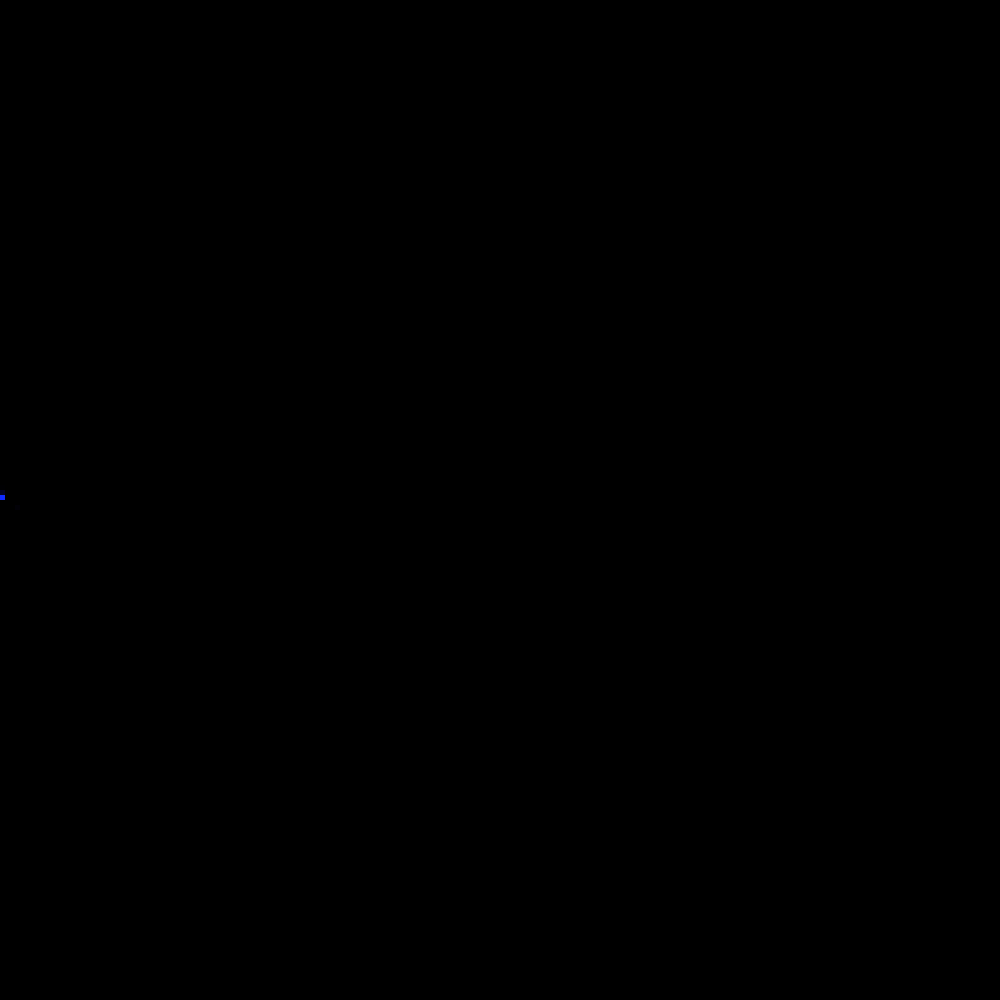
Frame 1 (no input)
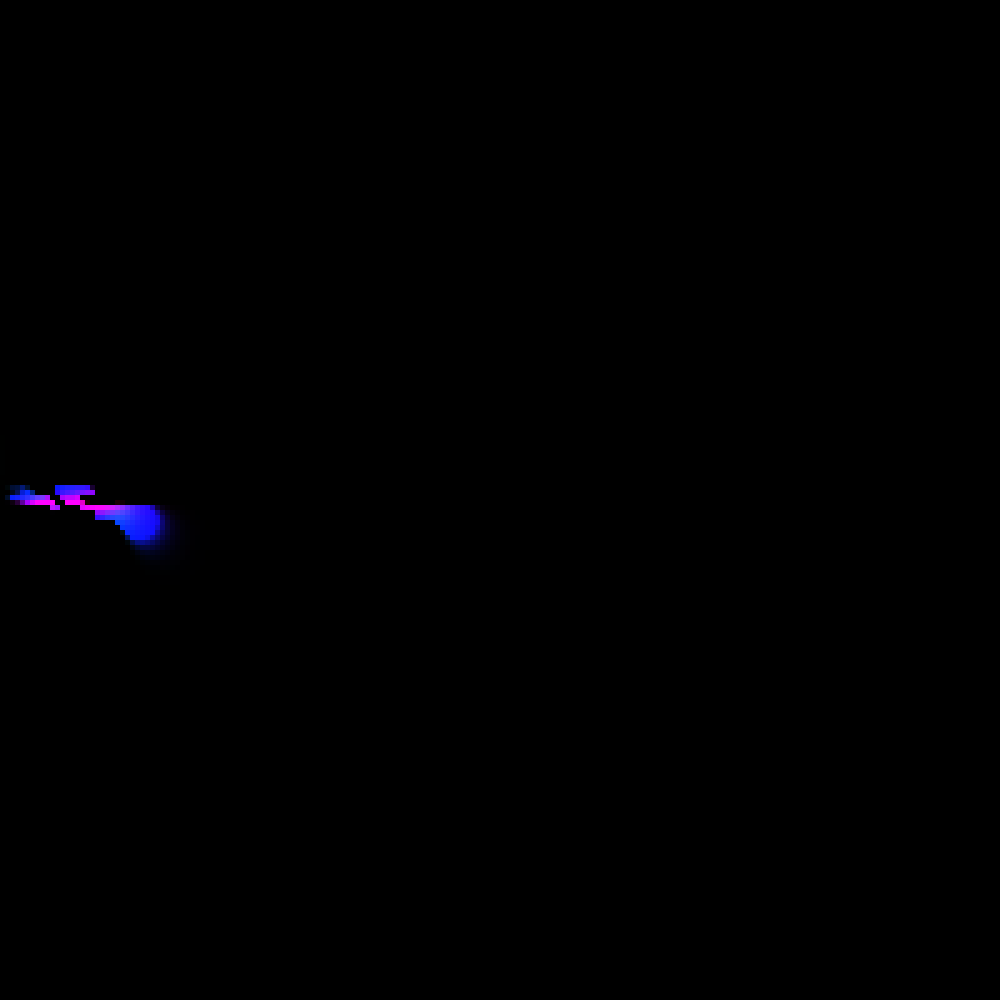
Frame 60 (the mouse pressed at the canvas centre just before this capture)
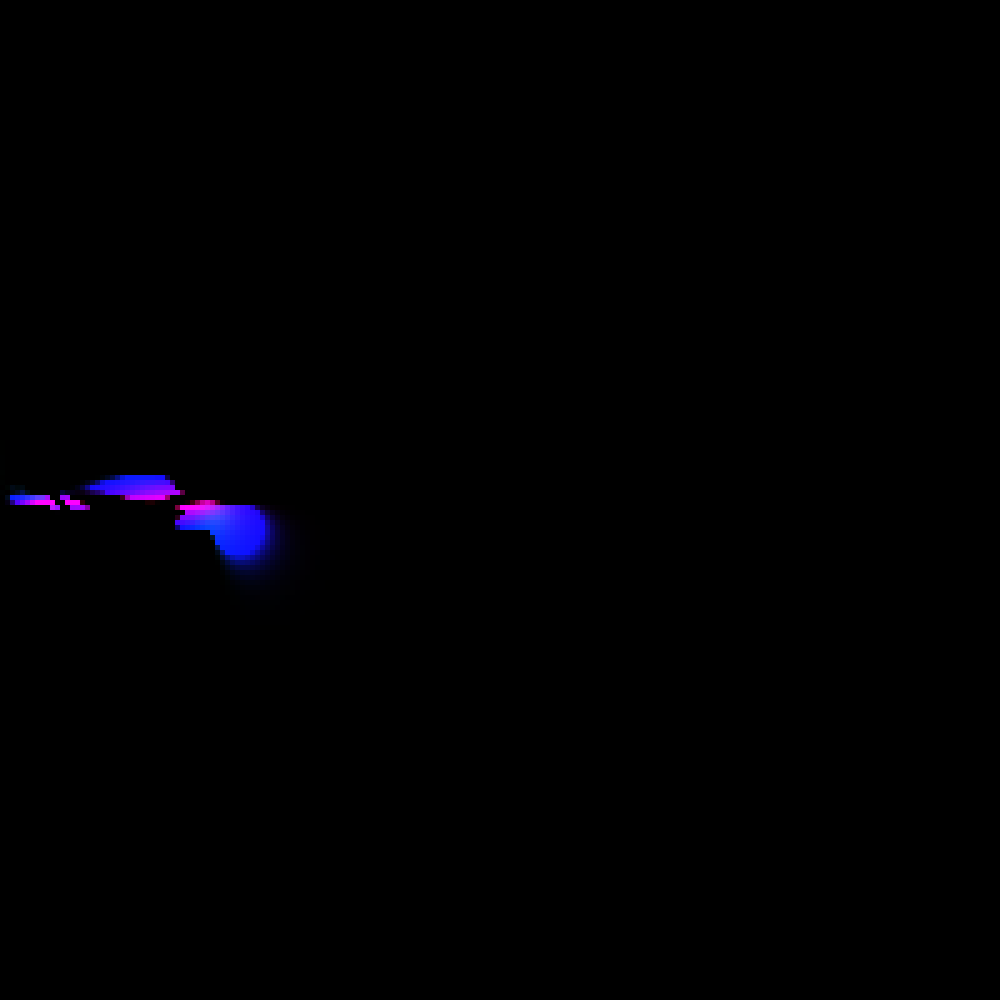
Frame 120 (the mouse held since frame 60 and released just before this capture)

The Processing sketch that drew these frames (run headless with seeded random() and noise(); from frame 60 on, the mouse is pressed at the canvas centre):

// Processing sketch: FluidSim
// ── FluidSim.pde
/*
MatzJB 21/4 2019
 2D Incompressible fluid simulation 
 
 */

final int maxDensity = 40;
final int maxVelocity = 100;
final int N = 200; //resolution of board
final int iteration = 16; //number of iterations per time step
Fluid fluid;
final int scale = 5; //size of pixels

void setup() 
{
  fluid = new Fluid(0.003, 0, 0.0);   
  frameRate(30);
  settings();
}

void settings()
{
  size(scale*N, scale*N);
}


void mouseDragged()
{
  int size =3;
  int x = mouseX/scale;
  int y = mouseY/scale;
  for(int i=x-size; i<x+size; i++)
    for(int j=y-size; j<y+size; j++)
    {
      fluid.AddDensity(x, y, maxDensity);
      float diffX = mouseX-pmouseX;
      float diffY = mouseY-pmouseY;
      fluid.AddVelocity(x, y, diffX, diffY);
    }
   
  
}


void draw() 
{
  background(0);
//  for(int i=0; i<5; i++)
  {
    fluid.AddDensity(frameCount%10, N/2, 1000);
    
   
      fluid.AddVelocity(frameCount%10, N/2, 5, 0);
    
}
  //fluid.AddVelocity(0, N/2, 500, 0);
  

  fluid.AdvanceSimulation();
  //fluid.Fade(0.99);
  //fluid.AddWallDensity();
  //fluid.AddObstruction();
  fluid.Render();
}

// ── Fluid.pde


int flattenIndex(int x, int y) 
{
  x = constrain(x, 0, N-1);
  y = constrain(y, 0, N-1);
  return x + y*N;
}

class Fluid
{
    //int size;
    float dt;
    float diffusion;
    float viscocity;
    
    float[] s;
    float[] density;
    
    float[] Vx;
    float[] Vy;
    
    float[] Vx0;
    float[] Vy0;

  
  Fluid(float dt, float diffusion, float viscocity)
  {
      this.dt = dt;
      this.diffusion = diffusion;
      this.viscocity = viscocity;
      
      this.s = new float[N*N];
      this.density = new float[N*N];
      
      this.Vx = new float[N*N];
      this.Vy = new float[N*N];
           
      this.Vx0 = new float[N*N];
      this.Vy0 = new float[N*N];
  }
  
  // saturate the fluid
  void AddDensity(int x, int y, float amount)
  {
    this.density[flattenIndex(x, y)] += amount;
    this.density[flattenIndex(x, y)] = constrain(this.density[flattenIndex(x, y)], 0, maxDensity);
  }
  
  //todo: replace with vectors
  void AddVelocity(int x, int y, float amountX, float amountY)
  {
    int index = flattenIndex(x, y);
    
    this.Vx[index] += amountX;
    this.Vy[index] += amountY;
  }
  

  /* called "step" in the paper 
  Take a step in the simulation */
  void AdvanceSimulation()
  {

    float viscocity = this.viscocity;
    float diffusion = this.diffusion;
    float dt= this.dt;
    float[] Vx = this.Vx;
    float[] Vy =  this.Vy;
    
    float[] Vx0 = this.Vx0;
    float[] Vy0 = this.Vy0;
    
    float[] s = this.s;
    float[] density = this.density;
        
      diffuse(1, Vx0, Vx, viscocity, dt);
      diffuse(2, Vy0, Vy, viscocity, dt);
      
      project(Vx0, Vy0, Vx, Vy);
      
      advect(1, Vx, Vx0, Vx0, Vy0, dt);
      advect(2, Vy, Vy0, Vx0, Vy0, dt);
      
      project(Vx, Vy, Vx0, Vy0); //vy0 instead of vy!!
      
      diffuse(0, s, density, diffusion, dt);
      advect(0, density, s, Vx, Vy, dt);
  }
   

// Visualizing density matrix
void Render()
{
  
  float m = millis()*0.5;
  
  for (int i = 0; i < N-1; i++) 
  {
    for (int j = 0; j < N-1; j++) 
    {
      float x = i*scale;
      float y = j*scale;
      float density = 255*this.density[flattenIndex(i, j)]/maxDensity;
    
      float vx = 255*constrain(this.Vx[flattenIndex(i, j)], 0, 1);
      float vy = 255*constrain(this.Vy[flattenIndex(i, j)], 0, 1);
   
      fill(vx, vy, (vx*vy), (vx*vy));
      noStroke();
      square(x, y, scale);
    }
  }
}


void AddObstruction()
{
  for(int i=0; i < N-1; i++)
  {
    for(int j=0; j < N-1; j++)
    {
      this.density[flattenIndex(i, j)] = (sqrt(N/2+i) + sqrt(N/2+j))/30;
    }
  }
}


void AddWallDensity()
{
  float d = 1000;
    for (int j = 0; j < N-1; j++) 
    {
      this.Vx[flattenIndex(0, j)] = -abs(this.Vx[flattenIndex(0, j)]);
      //this.Vx[flattenIndex(N-1, j)] = -abs(this.Vx[flattenIndex(N-1, j)]);
       
 //     this.Vy[flattenIndex(j, 1)] = -abs(this.Vy[flattenIndex(j, 1)]);
  //    this.Vy[flattenIndex(j, N-1)] = -abs(this.Vy[flattenIndex(j, N-1)]);
     // this.density[flattenIndex(1, j)] = 100;
      /*
      this.density[flattenIndex(N-10, j)] = 0;
      this.density[flattenIndex(j, 0)] = 0;
      this.density[flattenIndex(j, N-10)] = 0;
      */
    }
}

void Fade(float dampening)
{
  
  for(int i=0; i<N-1; i++)
  {
    for (int j = 0; j < N-1; j++) 
    {
      this.density[flattenIndex(i, j)] *= dampening;
    }
  }
}


}//class


// following functions are generic and are outside of the class definition

// figure out velocity by stepping backwards
void advect(int b, float[] d, float[] d0,  float[] velocX, float[] velocY, float dt)
{
    float Nfloat = N;  
    float i0, i1, j0, j1;
    
    float dtx = dt * (N - 2);
    float dty = dt * (N - 2);
    
    float s0, s1, t0, t1;
    float tmp1, tmp2, x, y;
    
    float ifloat, jfloat;
    int i, j;
    
        for(j = 1, jfloat = 1; j <= N; j++, jfloat++) 
        { 
            for(i = 1, ifloat = 1; i <= N; i++, ifloat++) 
            {
                tmp1 = dtx * velocX[flattenIndex(i, j)];
                tmp2 = dty * velocY[flattenIndex(i, j)];
                x    = ifloat - tmp1; 
                y    = jfloat - tmp2;
                
                if(x < 0.5f) 
                  x = 0.5f;
                  
                if(x > Nfloat + 0.5f) 
                  x = Nfloat + 0.5f;
                  
                i0 = floor(x); 
                i1 = i0 + 1.0f;
                
                if (y < 0.5f) 
                  y = 0.5f; 
                  
                if(y > Nfloat + 0.5f) 
                  y = Nfloat + 0.5f; 
                
                j0 = floor(y);
                j1 = j0 + 1.0f; 
                
                s1 = x - i0; 
                s0 = 1.0f - s1; 
                t1 = y - j0; 
                t0 = 1.0f - t1;
                
                int i0i = int(i0);
                int i1i = int(i1);
                int j0i = int(j0);
                int j1i = int(j1);

                // u1=1-u0
                d[flattenIndex(i, j)] = 
                  s0*(t0*d0[flattenIndex(i0i, j0i)] + t1*d0[flattenIndex(i0i, j1i)]) + 
                  s1*(t0*d0[flattenIndex(i1i, j0i)] + t1*d0[flattenIndex(i1i, j1i)]);
            }
        }
    
    setBounds(b, d);
}

    
void setBounds(int b, float[] x)
  {
      for(int j = 1; j < N - 1; j++) {
          for(int i = 1; i < N - 1; i++) {
              x[flattenIndex(i, j)] = b == 3 ? -x[flattenIndex(i, j)] : x[flattenIndex(i, j )];
              x[flattenIndex(i, j)] = b == 3 ? -x[flattenIndex(i, j)] : x[flattenIndex(i, j)];
          }
      }
    
      for(int k = 1; k < N - 1; k++) {
          for(int j = 1; j < N - 1; j++) {
              x[flattenIndex(0, j)] = b == 1 ? -x[flattenIndex(1, j)] : x[flattenIndex(1, j)];
              x[flattenIndex(N-1, j)] = b == 1 ? -x[flattenIndex(N-2, j)] : x[flattenIndex(N-2, j)];
          }
      }

      x[flattenIndex(0, N-1)]     = 0.33f * (x[flattenIndex(1, N-1)]
                                    + x[flattenIndex(0, N-2)]
                                    + x[flattenIndex(0, N-1)]);
      x[flattenIndex(0, 0)]     = 0.33f * (x[flattenIndex(1, 0)]
                                    + x[flattenIndex(0, 1)]
                                    + x[flattenIndex(0, 0)]);

      x[flattenIndex(N-1, 0)]     = 0.33f * (x[flattenIndex(N-2, 0)]
                                    + x[flattenIndex(N-1, 1)]
                                    + x[flattenIndex(N-1, 0)]);
      x[flattenIndex(N-1, N-1)]   = 0.33f * (x[flattenIndex(N-2, N-1)]
                                    + x[flattenIndex(N-1, N-2)]
                                    + x[flattenIndex(N-1, N-1)]);   
}



void project(float[] velocX, float[] velocY, float[] p, float[] div)
{
  for (int j = 1; j < N - 1; j++) 
  {
      for (int i = 1; i < N - 1; i++) 
      {
          div[flattenIndex(i, j)] = -0.5f*(
                   velocX[flattenIndex(i+1, j)]
                  -velocX[flattenIndex(i-1, j)]
                  +velocY[flattenIndex(i, j+1)]
                  -velocY[flattenIndex(i, j-1)]
              )/N;
          p[flattenIndex(i, j)] = 0;
      }
  }
    
    setBounds(0, div); 
    setBounds(0, p);
    
    linearSolve(0, p, div, 1, 6);
    
     for (int j = 1; j < N - 1; j++) 
     {
        for (int i = 1; i < N - 1; i++) 
        {
            velocX[flattenIndex(i, j)] -= 0.5f * (  p[flattenIndex(i+1, j)]
                                            -p[flattenIndex(i-1, j)]) * N;
            velocY[flattenIndex(i, j)] -= 0.5f * (  p[flattenIndex(i, j+1)]
                                            -p[flattenIndex(i, j-1)]) * N;
        }
      }
    
    setBounds(1, velocX);
    setBounds(2, velocY);
}


//generic function
void diffuse(int b, float[] x, float[] x0, float diff, float dt)
{
    float a = dt * diff * (N - 2) * (N - 2);
    linearSolve(b, x, x0, a, 1 + 6 * a);
}


// generic function
void linearSolve(int b, float[] x, float[] x0, float a, float c)
{
  float cRecip = 1.0 / c;
  for (int k = 0; k < iteration; k++) 
  {
    for (int j = 1; j < N - 1; j++) 
    {
        for (int i = 1; i < N - 1; i++) 
        {
          x[flattenIndex(i, j)] = (x0[flattenIndex(i, j)] 
          + a*(x[flattenIndex(i+1, j)]
          +x[flattenIndex(i-1, j)]
          +x[flattenIndex(i, j+1)]
          +x[flattenIndex(i, j-1)]
          +x[flattenIndex(i, j)]
          +x[flattenIndex(i, j)]
           )) * cRecip;
        }
    }
      setBounds(b, x);
  }
}
